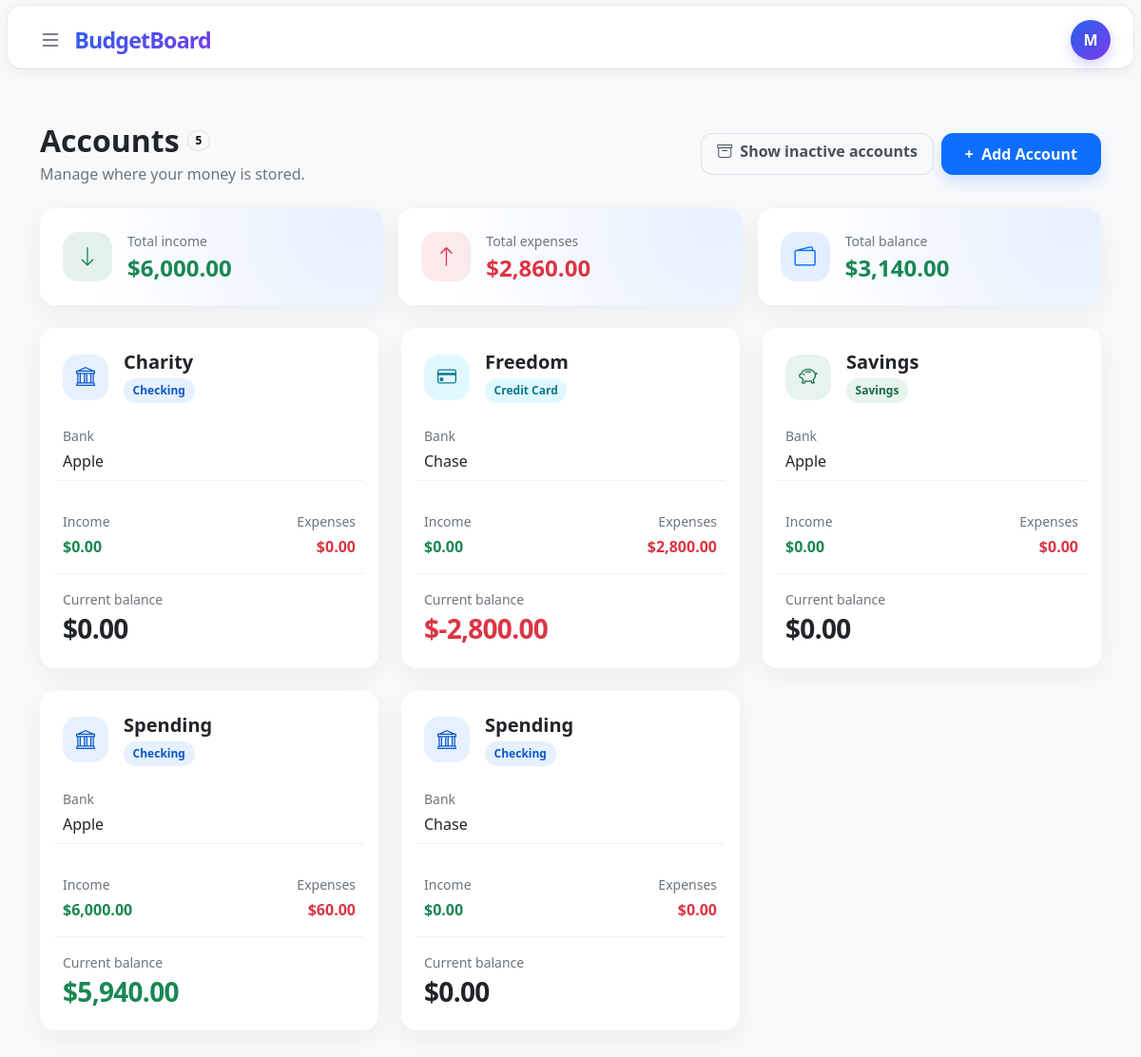
Page /accounts (signed in) on the committed database.
### tables this page shows
CREATE TABLE accounts(
    id INTEGER PRIMARY KEY AUTOINCREMENT,
    user_id INTEGER NOT NULL,
    name TEXT NOT NULL,
    type TEXT NOT NULL CHECK (
        type IN (
            'checking',
            'savings',
            'cash',
            'credit card',
            'investment',
            'other'
        )
    ),
    bank TEXT,
    created_at DATETIME NOT NULL DEFAULT CURRENT_TIMESTAMP, active INTEGER NOT NULL DEFAULT 1
CHECK (active IN (0, 1)),

    FOREIGN KEY (user_id) REFERENCES users(id)
);

### app.py (the view, shortened to what this page needs)
@app.route("/accounts", methods=["GET", "POST"])
@login_required
def accounts():
    user_id = session["user_id"]
    show_inactive = request.args.get("status") == "inactive"
    active_value = 0 if show_inactive else 1
    accounts_url = url_for(
        "accounts",
        status="inactive" if show_inactive else None,
        _external=True
    )
    account_filter_url = url_for(
        "accounts",
        status=None if show_inactive else "inactive",
        _external=True
    )
    (
        account_rows,
        total_income,
        total_expenses,
        total_balance
    ) = load_accounts(db, user_id, active_value)
    return render_template(
        "accounts.html",
        accounts=account_rows,
        total_income=total_income,
        total_expenses=total_expenses,
        total_balance=total_balance,
        account_count=len(account_rows),
        show_inactive=show_inactive,
        accounts_url=accounts_url,
        account_filter_url=account_filter_url
    )

### helpers.py (called while the page is built)
def login_required(f):
    @wraps(f)
    def decorated_function(*args, **kwargs):
        if session.get("user_id") is None:
            return redirect("/login")
        return f(*args, **kwargs)
    return decorated_function

def usd(value):
    return f"${value:,.2f}"

### templates/accounts.html (shortened to what this page needs)
{% extends "layout.html" %}
{% block main %}
    <section class="accounts-page py-4 py-lg-5">
        <div class="container-xl">
            <div class="d-flex flex-column flex-md-row align-items-md-center justify-content-between gap-3 mb-4">
                <div>
                    <div class="d-flex align-items-center gap-2 mb-1">
                        <h1 class="h2 fw-bold mb-0">{{ "Inactive accounts" if show_inactive else "Accounts" }}</h1>
                        <span class="badge rounded-pill text-bg-light border">{{ account_count }}</span>
                    </div>
                    <p class="text-secondary mb-0">
                        {% if show_inactive %}
                            Review accounts that are hidden from new transactions.
                        {% else %}
                            Manage where your money is stored.
                        {% endif %}
                    </p>
                </div>
                <div class="d-flex flex-wrap gap-2 align-self-start align-self-md-center">
                    <a class="btn btn-outline-secondary accounts-filter-button px-3" href="{{ account_filter_url }}">
                        {% if show_inactive %}
                            <i class="bi bi-wallet2 me-1" aria-hidden="true"></i> Show active accounts
                        {% else %}
                            <i class="bi bi-archive me-1" aria-hidden="true"></i> Show inactive accounts
                        {% endif %}
                    </a>
                    {% if not show_inactive %}
                        <button
                            class="btn btn-primary accounts-add-button px-4"
                            type="button"
                            data-bs-toggle="modal"
                            data-bs-target="#addAccountModal"
                        >
                            <span class="me-1" aria-hidden="true">+</span> Add Account
                        </button>
                    {% endif %}
                </div>
            </div>
            <div class="row g-3 mb-4">
                <div class="col-12 col-md-4">
                    <div class="card accounts-summary-card border-0 h-100">
                        <div class="card-body p-4">
                            <div class="d-flex align-items-center gap-3">
                                <div class="accounts-summary-icon accounts-summary-income" aria-hidden="true">
                                    <i class="bi bi-arrow-down"></i>
                                </div>
                                <div>
                                    <p class="text-secondary small mb-1">Total income</p>
                                    <p class="h4 fw-bold text-success mb-0">{{ total_income | usd }}</p>
                                </div>
                            </div>
                        </div>
                    </div>
                </div>
                <div class="col-12 col-md-4">
                    <div class="card accounts-summary-card border-0 h-100">
                        <div class="card-body p-4">
                            <div class="d-flex align-items-center gap-3">
                                <div class="accounts-summary-icon accounts-summary-expense" aria-hidden="true">
                                    <i class="bi bi-arrow-up"></i>
                                </div>
                                <div>
                                    <p class="text-secondary small mb-1">Total expenses</p>
                                    <p class="h4 fw-bold text-danger mb-0">{{ total_expenses | usd }}</p>
                                </div>
                            </div>
                        </div>
                    </div>
                </div>
                <div class="col-12 col-md-4">
                    <div class="card accounts-summary-card border-0 h-100">
                        <div class="card-body p-4">
                            <div class="d-flex align-items-center gap-3">
                                <div class="accounts-summary-icon" aria-hidden="true">
                                    <i class="bi bi-wallet2"></i>
                                </div>
                                <div>
                                    <p class="text-secondary small mb-1">Total balance</p>
                                    <p class="h4 fw-bold mb-0 {% if total_balance > 0 %}text-success{% elif total_balance < 0 %}text-danger{% endif %}">
                                        {{ total_balance | usd }}
                                    </p>
                                </div>
                            </div>
                        </div>
                    </div>
                </div>
            </div>
            <div class="row g-4">
                {% for account in accounts %}
                    {% set editor_class = "account-item-" ~ account["id"] %}
                    {% set status_modal_id = "accountStatusModal-" ~ account["id"] %}
                    <div class="col-12 col-md-6 col-xl-4">
                        <article class="card account-card border-0 h-100 {% if show_inactive %}account-card-inactive{% endif %}">
                            {% if not show_inactive %}
                                <div class="collapse show {{ editor_class }}">
                                    <div class="card-body p-4">
                                        <div class="d-flex align-items-start justify-content-between gap-3 mb-4">
                                            <div class="d-flex align-items-center gap-3 min-w-0">
                                                <div class="account-icon account-icon-{{ account['type'] | replace(' ', '-') }}" aria-hidden="true">
                                                    {% if account["type"] == "checking" %}
                                                        <i class="bi bi-bank"></i>
                                                    {% elif account["type"] == "savings" %}
                                                        <i class="bi bi-piggy-bank"></i>
                                                    {% elif account["type"] == "cash" %}
                                                        <i class="bi bi-cash-stack"></i>
                                                    {% elif account["type"] == "credit card" %}
                                                        <i class="bi bi-credit-card"></i>
                                                    {% elif account["type"] == "investment" %}
                                                        <i class="bi bi-graph-up-arrow"></i>
                                                    {% else %}
                                                        <i class="bi bi-wallet2"></i>
                                                    {% endif %}
                                                </div>
                                                <div class="min-w-0">
                                                    <h2 class="h5 fw-bold text-truncate mb-1">{{ account["name"] }}</h2>
                                                    <span class="account-type account-type-{{ account['type'] | replace(' ', '-') }}">
                                                        {{ account["type"] | title }}
                                                    </span>
                                                </div>
                                            </div>
                                        </div>
                                        <p class="text-secondary small mb-1">Bank</p>
                                        <p class="fw-medium mb-4">{{ account["bank"] or "None" }}</p>
                                        <div class="row g-3 account-totals py-3 border-top border-bottom">
                                            <div class="col-6">
                                                <p class="text-secondary small mb-1">Income</p>
                                                <p class="fw-semibold text-success mb-0">{{ account["total_income"] | usd }}</p>
                                            </div>
                                            <div class="col-6 text-end">
                                                <p class="text-secondary small mb-1">Expenses</p>
                                                <p class="fw-semibold text-danger mb-0">{{ account["total_expenses"] | usd }}</p>
                                            </div>
                                        </div>
                                        <div class="account-balance pt-3">
                                            <p class="text-secondary small mb-1">Current balance</p>
                                            <p class="h3 fw-bold mb-0 {% if account['balance'] > 0 %}text-success{% elif account['balance'] < 0 %}text-danger{% endif %}">
                                                {{ account["balance"] | usd }}
                                            </p>
                                        </div>
                                    </div>
                                </div>
                            {% endif %}
                        </article>
                    </div>
                {% endfor %}
            </div>
        </div>
    </section>
{% endblock %}

### templates/layout.html (shortened to what this page needs)
<!DOCTYPE html>
<html lang="en">
<head>
    <link
        href="https://cdn.jsdelivr.net/npm/bootstrap@5.3.8/dist/css/bootstrap.min.css"
        rel="stylesheet"
    >
    <link
        rel="stylesheet"
        href="https://cdn.jsdelivr.net/npm/bootstrap-icons@1.13.1/font/bootstrap-icons.min.css"
    >
    <link
        rel="stylesheet"
        href="{{ url_for('static', filename='style.css') }}"
    >
</head>
<body>
    <header class="top-bar border-bottom bg-white">
        <div class="container-fluid px-4">
            <div class="d-flex align-items-center justify-content-between"
                 style="height: 72px;">
                <div class="d-flex align-items-center gap-3">
                    {% if session.get("user_id") %}
                        <button
                            class="btn menu-button"
                            type="button"
                            data-bs-toggle="offcanvas"
                            data-bs-target="#navigation"
                            aria-controls="navigation"
                            aria-label="Open navigation"
                        >
                            <i class="bi bi-list fs-4"></i>
                        </button>
                    {% endif %}
                    <a href="/" class="brand text-decoration-none" id="{% if session.get('user_id') %}title-li{% else %}title-lo{% endif %}">
                    </a>
                </div>
                <div class="d-flex align-items-center ms-auto">
                    {% if session.get("user_id") %}
                        <div class="dropdown">
                            <button
                                class="btn profile-button dropdown-toggle"
                                type="button"
                                data-bs-toggle="dropdown"
                                aria-expanded="false"
                                aria-label="Open account menu"
                            >
                                {{ session.get("username", "U")[0] | upper }}
                            </button>
                        </div>
                    {% endif %}
                </div>
            </div>
        </div>
    </header>
    <main>
        {% block main %}
        {% endblock %}
    </main>
</body>
</html>

### static/style.css (style rules this page uses)
body { background-color: #f8f9fa; color: #212529; }
.top-bar { position: relative; margin: 5px 7px 0; height: 68px; background: #ffffff; border: 1px solid #e9ecef; border-radius: 16px; box-shadow: 0 4px 18px rgba(0, 0, 0, 0.05); }
#title-li { position: absolute; left: 12%; transform: translateX(-50%); }
.brand { display: inline-flex; align-items: center; padding: 8px 14px; font-size: 1.45rem; font-weight: 750; letter-spacing: -0.8px; background: linear-gradient( 135deg, #2563eb, #7c3aed ); background-clip: text; -webkit-background-clip: text; color: transparent; -webkit-text-fill-color: transparent; border-radius: 12px; transition: transform 0.2s ease, opacity 0.2s ease; }
.menu-button { width: 42px; height: 42px; display: flex; align-items: center; justify-content: center; border: none; border-radius: 12px; color: #495057; transition: all 0.2s ease; }
.profile-button { width: 42px; height: 42px; display: inline-flex; align-items: center; justify-content: center; padding: 0; color: #ffffff; background: linear-gradient(135deg, #2563eb, #7c3aed); border: 0; border-radius: 50%; font-size: 1rem; font-weight: 700; box-shadow: 0 5px 14px rgba(79, 70, 229, 0.25); transition: transform 0.15s ease, box-shadow 0.15s ease; }
.profile-button::after { display: none; }
main { min-height: calc(100vh - 80px); padding-top: 8px; }
.accounts-page { min-height: calc(100vh - 72px); background-color: #f8f9fa; }
.accounts-add-button { min-height: 2.75rem; border-radius: 0.75rem; font-weight: 600; box-shadow: 0 0.5rem 1rem rgba(13, 110, 253, 0.16); }
.accounts-filter-button { min-height: 2.75rem; border-color: #dee2e6; border-radius: 0.75rem; color: #495057; font-weight: 600; }
.accounts-summary-card, .account-card { border-radius: 1rem; background-color: #fff; box-shadow: 0 0.5rem 1.75rem rgba(33, 37, 41, 0.06); }
.accounts-summary-card { background: radial-gradient(circle at 92% 15%, rgba(13, 110, 253, 0.1), transparent 18rem), #fff; }
.accounts-summary-icon, .account-icon { display: grid; flex: 0 0 auto; place-items: center; border-radius: 1rem; }
.accounts-summary-icon { width: 3.25rem; height: 3.25rem; background-color: rgba(13, 110, 253, 0.11); color: #0d6efd; font-size: 1.4rem; }
.accounts-summary-income { background-color: rgba(25, 135, 84, 0.11); color: #198754; }
.accounts-summary-expense { background-color: rgba(220, 53, 69, 0.1); color: #dc3545; }
.account-card { transition: transform 0.2s ease, box-shadow 0.2s ease; }
.account-totals { border-color: #eef0f2 !important; }
.account-icon { width: 3rem; height: 3rem; font-size: 1.25rem; }
.account-icon-checking, .account-type-checking { background-color: rgba(13, 110, 253, 0.1); color: #0a58ca; }
.account-icon-savings, .account-type-savings { background-color: rgba(25, 135, 84, 0.1); color: #146c43; }
.account-icon-credit-card, .account-type-credit-card { background-color: rgba(13, 202, 240, 0.12); color: #087990; }
.account-type { display: inline-flex; align-items: center; padding: 0.25rem 0.6rem; border-radius: 999px; font-size: 0.75rem; font-weight: 600; white-space: nowrap; }
.account-balance .h3 { letter-spacing: -0.025em; }
.min-w-0 { min-width: 0; }

### rows in the picture
accounts: name "Charity", type "Checking", bank "Apple", total_income "$0.00", total_expenses "$0.00", balance "$0.00"
accounts: name "Freedom", type "Credit Card", bank "Chase", total_income "$0.00", total_expenses "$2,800.00", balance "$-2,800.00"
accounts: name "Savings", type "Savings", bank "Apple", total_income "$0.00", total_expenses "$0.00", balance "$0.00"
accounts: name "Spending", type "Checking", bank "Apple", total_income "$6,000.00", total_expenses "$60.00", balance "$5,940.00"
accounts: name "Spending", type "Checking", bank "Chase", total_income "$0.00", total_expenses "$0.00", balance "$0.00"

### other values in the picture
{{ session.get("username", "U")[0] | upper }} "M"
{{ "Inactive accounts" if show_inactive else "Accounts" }} "Accounts"
{{ account_count }} "5"
{{ total_income | usd }} "$6,000.00"
{{ total_expenses | usd }} "$2,860.00"
{{ total_balance | usd }} "$3,140.00"
